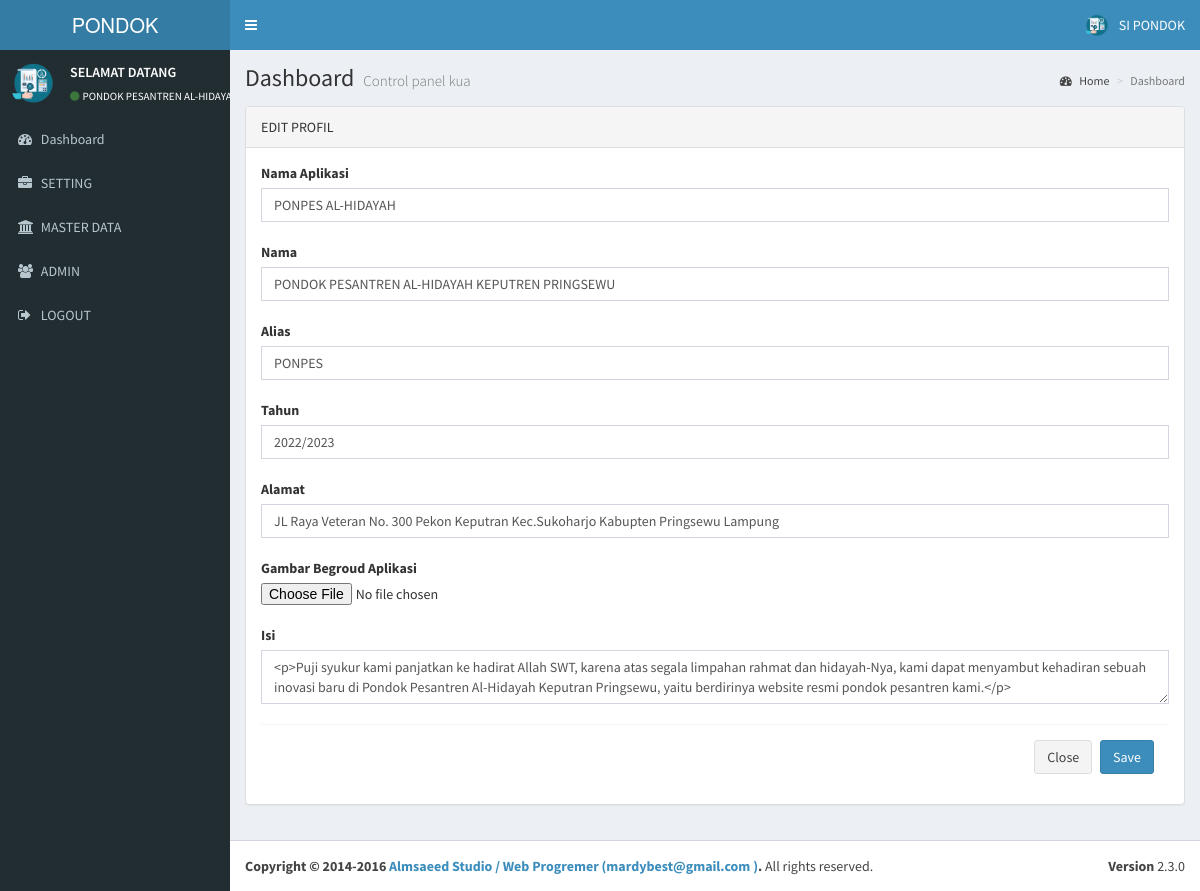
/admin/index.php?aksi=editprofil&id_p=1 (signed in), run on an earlier commit of the app's database.
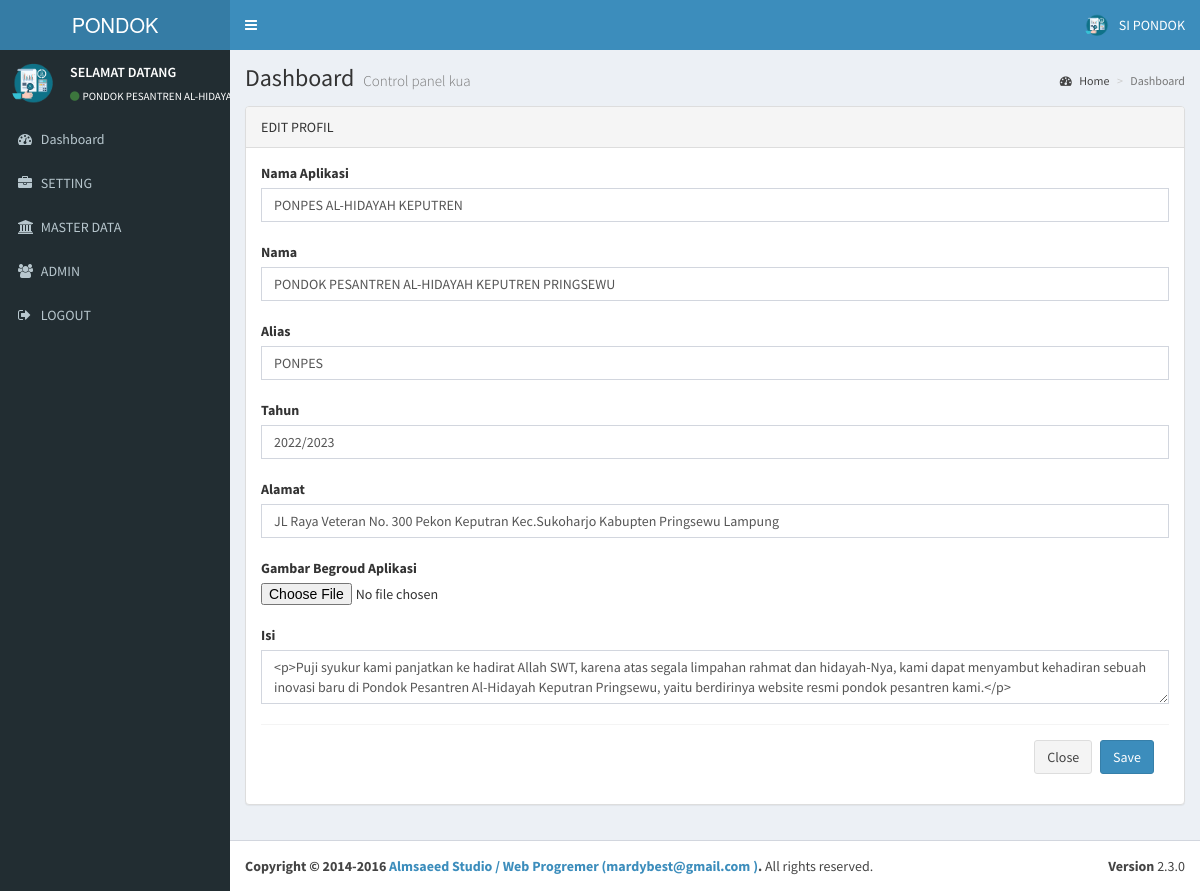
And on a later commit of the database.
### tables this page shows
CREATE TABLE `profil` (
  `id_profil` int(20) NOT NULL,
  `nama_app` varchar(100) NOT NULL,
  `tahun` varchar(250) NOT NULL,
  `nama` varchar(250) NOT NULL,
  `alias` varchar(350) NOT NULL,
  `alamat` text NOT NULL,
  `isi` text NOT NULL,
  `gambar` varchar(100) NOT NULL,
  `akabest` varchar(250) NOT NULL
);

### koneksi.php (called while the page is built, shortened)
<?php
$server = "localhost";
$username = "root";
$password = "";
$database = "db_ponpesalhikmah";
$koneksi = mysqli_connect($server,$username,$password) or die("Koneksi gagal");
mysqli_select_db($koneksi,$database) or die("Database tidak bisa dibuka");
$kontak_kami=mysqli_query($koneksi,"SELECT * FROM profil WHERE id_profil ='1'");
$k_k=mysqli_fetch_array($kontak_kami);
?>

### admin/index.php (the view, shortened to what this page needs)
  <?php
  include '../koneksi.php';
  ?>
<!DOCTYPE html>
<html>
  <head>
  <link rel="stylesheet" href="../sys/bootstrap/bootstrap/css/bootstrap.min.css">
      <link rel="stylesheet" href="../sys/bootstrap/font/css/font-awesome.min.css">
  <link rel="stylesheet" href="../sys/bootstrap/plugins/datatables/dataTables.bootstrap.css">
    <link rel="stylesheet" href="../sys/bootstrap/plugins/select2/select2.min.css">
    <link rel="stylesheet" href="../sys/bootstrap/dist/css/AdminLTE.min.css">
    <link rel="stylesheet" href="../sys/bootstrap/dist/css/skins/_all-skins.min.css">
  </head>
  <body class="hold-transition skin-blue sidebar-mini">
    <div class="wrapper">
      <header class="main-header">
        <a href="index.aspx" class="logo">
          <span class="logo-lg">PONDOK</span>
        </a>
        <nav class="navbar navbar-static-top" role="navigation">
          <a href="#" class="sidebar-toggle" data-toggle="offcanvas" role="button">
          </a>
          <div class="navbar-custom-menu">
            <ul class="nav navbar-nav">
              <li class="dropdown user user-menu">
                <a href="#" class="dropdown-toggle" data-toggle="dropdown">
                  <img src="../foto/logo.png" class="user-image" alt="User Image">
                  <span class="hidden-xs">SI PONDOK </span>
                </a>
              </li>
            </ul>
          </div>
        </nav>
      </header>
      <aside class="main-sidebar">
        <section class="sidebar">
          <div class="user-panel">
            <div class="pull-left image">
              <img src="../foto/logo.png" class="img-circle" alt="User Image">
            </div>
            <div class="pull-left info">
              <p>SELAMAT DATANG</p>
              <a href="index.aspx"><i class="fa fa-circle text-success"></i><?php echo"$k_k[nama]";?></a>
            </div>
          </div>
      <?php include "menu.php"?>
        </section>
      </aside>
      <div class="content-wrapper">
        <section class="content-header">
          <h1>
            Dashboard
            <small>Control panel kua</small>
          </h1>
          <ol class="breadcrumb">
            <li><a href="index.aspx"><i class="fa fa-dashboard"></i> Home</a></li>
            <li class="active">Dashboard</li>
          </ol>
        </section>
        <section class="content">
		 <?php include "tengah.php"?>
		  </div>
      <footer class="main-footer">
        <div class="pull-right hidden-xs">
          <b>Version</b> 2.3.0
        </div>
        <strong>Copyright &copy; 2014-2016 <a href="#">Almsaeed Studio / Web Progremer (<?php echo"$k_k[akabest]";?> )</a>.</strong>  All rights reserved.
      </footer>
    </div>
  </body>
</html>

### admin/menu.php (shortened to what this page needs)
  <ul class="sidebar-menu">
  <li>
              <a href='index.php?aksi=home'>
                <i class='fa fa-dashboard'></i> <span>Dashboard</span>
              </a>
 </li>
 <li>
      <a href="index.php?aksi=profil">
                  <i class="fa fa-briefcase"></i> <span>SETTING</span>
                </a>
              </li>
<li class='treeview'>
               <a href='#'>
                 <i class='fa fa-bank'></i>
                 <span>MASTER DATA</span>
               </a>
</li>
<li><a href="index.php?aksi=admin"><i class="fa fa-users"></i> <span>ADMIN</span></a></li>
<li><a href="logout.php"><i class="fa fa-sign-out"></i> <span>LOGOUT</span></a></li>
</ul>

### admin/tengah.php (shortened to what this page needs)
<?php
if($_GET['aksi']=='home'){
$tahunSekarang = date('Y');
$query = "SELECT COUNT(*) AS jumlah_pendaftar FROM daftar WHERE YEAR(tgl_daftar) = '$tahunSekarang' and  status='0'";
$result = mysqli_query($koneksi, $query);
$row = mysqli_fetch_assoc($result);
$sql = "SELECT COUNT(*) AS jmlterima FROM daftar WHERE YEAR(tgl_daftar) = '$tahunSekarang' and  status='1'";
$hasil = mysqli_query($koneksi, $sql);
$t = mysqli_fetch_assoc($hasil);
$mysql = "SELECT COUNT(*) AS sdhup FROM daftar WHERE YEAR(tgl_daftar) = '$tahunSekarang' and  status_upload='1'";
$lite = mysqli_query($koneksi, $mysql);
$r = mysqli_fetch_assoc($lite);
$mysql1 = "SELECT COUNT(*) AS blup FROM daftar WHERE YEAR(tgl_daftar) = '$tahunSekarang' and  status_upload='0'";
$lite1 = mysqli_query($koneksi, $mysql1);
$x = mysqli_fetch_assoc($lite1);
$kategori=mysqli_query($koneksi, "SELECT COUNT(id_daftar) as ka FROM daftar WHERE status='1'");
$kate=mysqli_fetch_array($kategori);
echo"
<div class='row'>
  <div class='col-lg-3 col-xs-6'>
    <div class='small-box bg-aqua'>
      <div class='inner'>
        <h3> $row[jumlah_pendaftar]</h3>
        <p>Pendaftar Baru</p>
      </div>
      <div class='icon'>
        <i class='fa fa-shopping-cart'></i>
      </div>
      <a href='index.php?aksi=mhs' class='small-box-footer'>
        More info <i class='fa fa-arrow-circle-right'></i>
      </a>
    </div>
  </div>
  <div class='col-lg-3 col-xs-6'>
    <div class='small-box bg-green'>
      <div class='inner'>
        <h3>$t[jmlterima]</h3>
        <p>Pendaftar Diterima</p>
      </div>
      <div class='icon'>
        <i class='ion ion-stats-bars'></i>
      </div>
      <a href='index.php?aksi=mhsterima' class='small-box-footer'>
        More info <i class='fa fa-arrow-circle-right'></i>
      </a>
    </div>
  </div>
  <div class='col-lg-3 col-xs-6'>
    <div class='small-box bg-yellow'>
      <div class='inner'>
        <h3>$r[sdhup]</h3>
        <p>sudah lengkap</p>
      </div>
      <div class='icon'>
        <i class='ion ion-person-add'></i>
      </div>
      <a href='#' class='small-box-footer'>
        More info <i class='fa fa-arrow-circle-right'></i>
      </a>
    </div>
  </div>
  <div class='col-lg-3 col-xs-6'>
    <div class='small-box bg-red'>
      <div class='inner'>
        <h3>$x[blup]</h3>
        <p>belum lengkap</p>
      </div>
      <div class='icon'>
        <i class='ion ion-pie-graph'></i>
      </div>
      <a href='#' class='small-box-footer'>
        More info <i class='fa fa-arrow-circle-right'></i>
      </a>
    </div>
  </div>
</div>";
include "grafik.php";
echo"<div class='row'>
                    <div class='col-xs-12'>
              <div class='panel panel-primary'>
			    <div class='box-header'>
				   <h3 class='box-title'>INFORMASI</h3>
                </div>
                <div class='box-header'>
				</div>
     <div class='box-body'>
     <a href='index.php?aksi=informasi' class='btn btn-app'>
                    <span class='badge bg-yellow'>3</span>
                    <i class='fa fa-arrows-h fa-5x'></i> Informasi
                  </a>
                  <a href='index.php?aksi=galeri' class='btn btn-app'>
                  <span class='badge bg-yellow'>3</span>
                  <i class='fa fa-arrows-h fa-5x'></i> Galeri
                </a>
                <a href='index.php?aksi=halaman' class='btn btn-app'>
                <span class='badge bg-yellow'>3</span>
                <i class='fa fa-arrows-h fa-5x'></i> Halaman
              </a>
              <a href='index.php?aksi=kritik' class='btn btn-app'>
              <span class='badge bg-yellow'>3</span>
              <i class='fa fa-arrows-h fa-5x'></i> Kritik
            </a>
            </div>
			</div>
 </div>
			</div>
";
}
elseif($_GET['aksi']=='ikon'){
include "../ikon.php";
    }
elseif($_GET['aksi']=='prosesedit'){
    mysqli_query($koneksi,"UPDATE daftar SET status='1' WHERE id_daftar='$_GET[id_daftar]'");
    echo "<script>window.alert('DATA BERHASIL DI SIMPAN'); window.location=('index.php?aksi=mhsterima')</script>";
}
elseif($_GET['aksi']=='editprofil'){
$tebaru=mysqli_query($koneksi," SELECT * FROM profil WHERE id_profil=$_GET[id_p] ");
$t=mysqli_fetch_array($tebaru);
echo"
<div class='row'>
                <div class='col-lg-12'>
                    <div class='panel panel-default'>
                        <div class='panel-heading'>EDIT PROFIL
                        </div>
                        <div class='panel-body'>
<form id='form1'  method='post' enctype='multipart/form-data' action='master/profil.php?act=editpro&id_p=$_GET[id_p]'>
       <div class='form-grup'>
        <label>Nama Aplikasi</label>
        <input type='text' class='form-control' value='$t[nama_app]' name='nama_app'/><br>
        <label>Nama</label>
        <input type='text' class='form-control' value='$t[nama]' name='jd'/><br>
		<label>Alias</label>
        <input type='text' class='form-control' value='$t[alias]' name='alias'/><br>
		<label>Tahun</label>
        <input type='text' class='form-control' value='$t[tahun]' name='tahun'/><br>
		<label>Alamat</label>
        <input type='text' class='form-control' value='$t[alamat]' name='alamat'/><br>
        <label>Gambar Begroud Aplikasi</label>
        <input type='file' class='smallInput'  name='gambar'/><br>
		<label>Isi</label>
        <textarea id='text-ckeditor' class='form-control' name='isi'>$t[isi]</textarea></br>
		<script>CKEDITOR.replace('text-ckeditor');</script>
    	<div class='modal-footer'>
                                            <button type='button' class='btn btn-default' data-dismiss='modal'>Close</button>
                                            <button type='submit' class='btn btn-primary'>Save </button>
                                        </div> </div>
    </form></div> </div></div> </div>
";
}
?>

What changed in the data, as far as the page shows it:
changed profil "mardybest@gmail.com": nama_app "PONPES AL-HIDAYAH" → "PONPES AL-HIDAYAH KEPUTREN"
